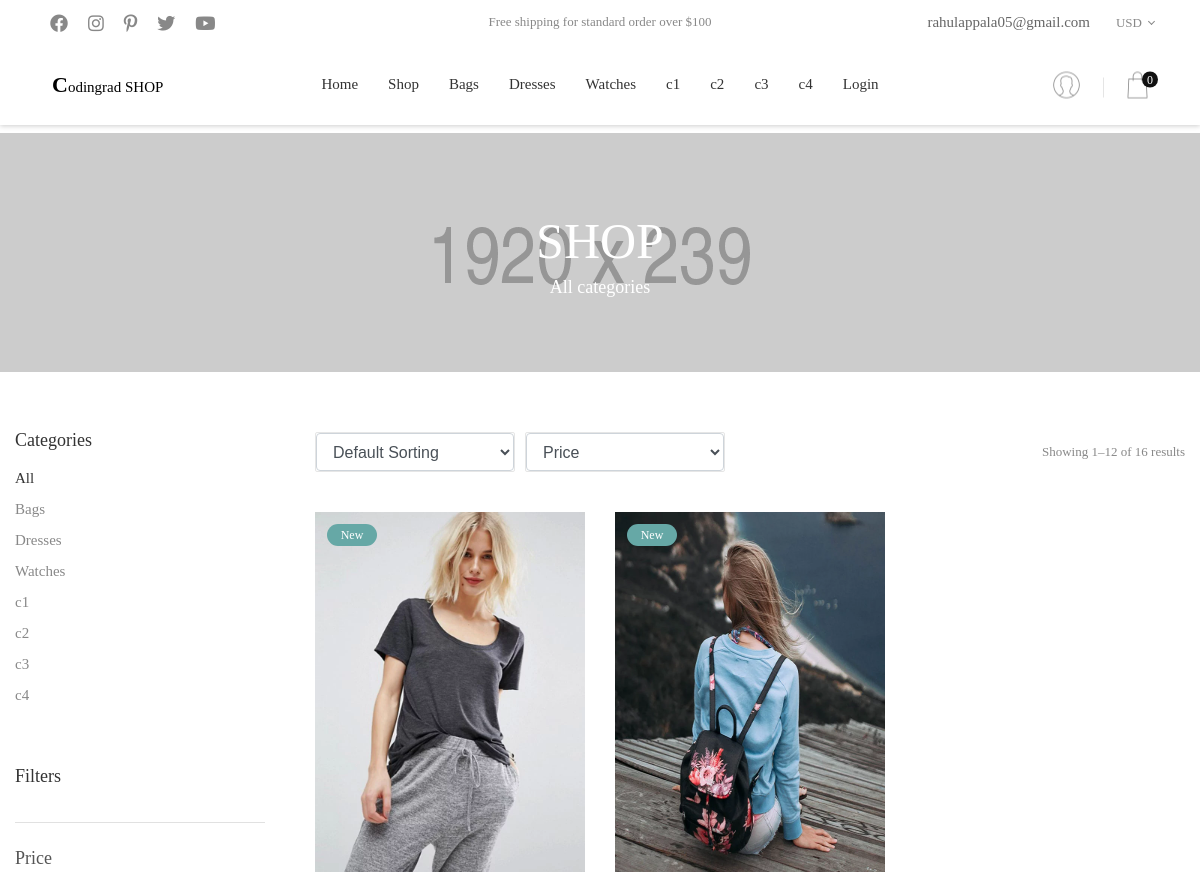
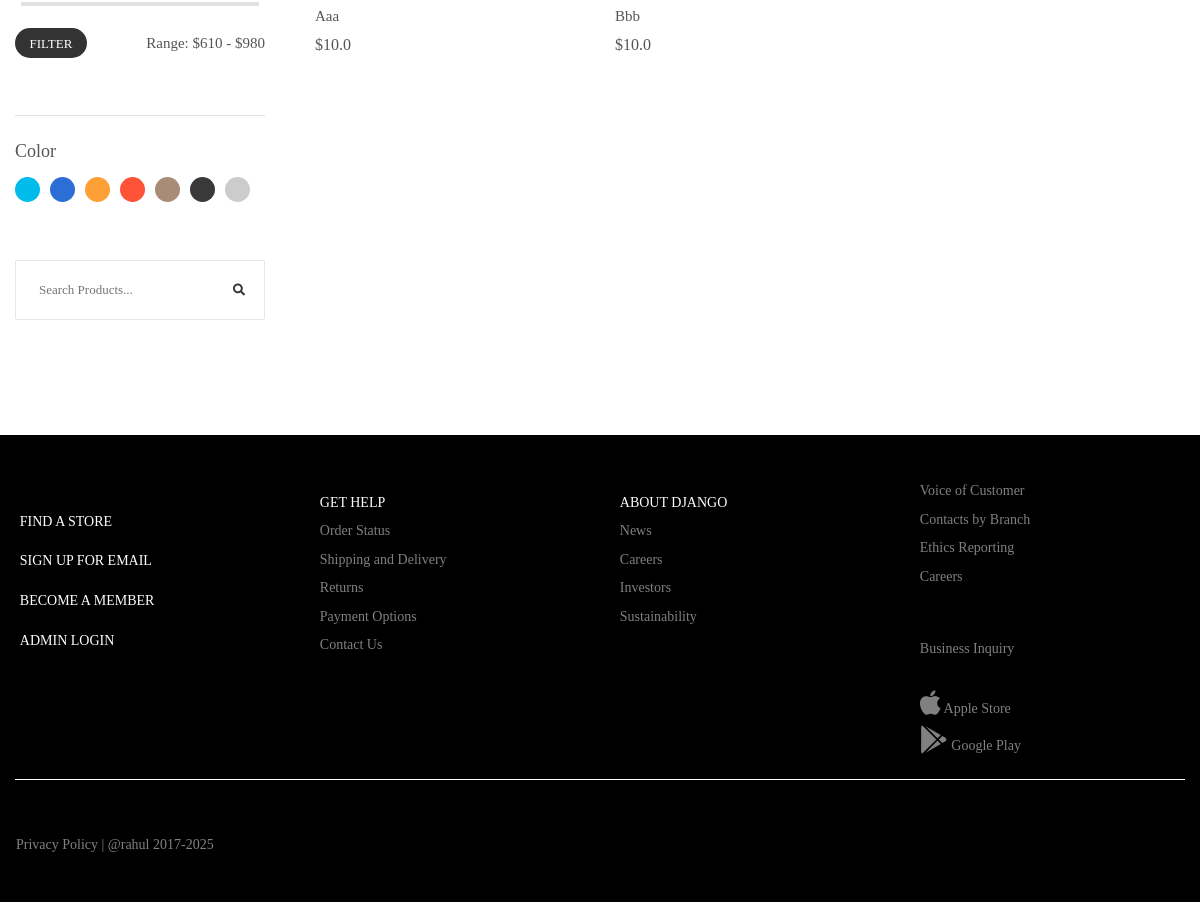
The app's page /shop/ with its own data (2 pictures, top to bottom).
### core/models.py (models this page shows, shortened)
class Category(models.Model):
    title = models.CharField(max_length=100)
    slug = models.SlugField()
    description = models.TextField()
    image = models.ImageField()
    is_active = models.BooleanField(default=True)

class Item(models.Model):
    title = models.CharField(max_length=100)
    price = models.FloatField()
    discount_price = models.FloatField(blank=True, null=True)
    category = models.ForeignKey(Category, on_delete=models.CASCADE)
    label = models.CharField(choices=LABEL_CHOICES, max_length=1)
    slug = models.SlugField()
    stock_no = models.CharField(max_length=10)
    description_short = models.CharField(max_length=50)
    description_long = models.TextField()
    image = models.ImageField()
    is_active = models.BooleanField(default=True)
    def get_absolute_url(self):
        return reverse("core:product", kwargs={
            'slug': self.slug
        })

### core/views.py (the view)
# urls.py: path('shop/', ShopView.as_view(), name='shop'),
class ShopView(ListView):
    model = Item
    paginate_by = 6
    template_name = "shop.html"

### core/templatetags/category_template_tags.py (called while the page is built)
@register.simple_tag
def categories():
    items = Category.objects.filter(is_active=True).order_by('title')
    items_li = ""
    for i in items:
        items_li += """<li><a href="/category/{}">{}</a></li>""".format(i.slug, i.title)
    return mark_safe(items_li)

@register.simple_tag
def categories_mobile():
    items = Category.objects.filter(is_active=True).order_by('title')
    items_li = ""
    for i in items:
        items_li += """<li class="item-menu-mobile"><a href="/category/{}">{}</a></li>""".format(i.slug, i.title)
    return mark_safe(items_li)

@register.simple_tag
def categories_li_a():
    items = Category.objects.filter(is_active=True).order_by('title')
    items_li_a = ""
    for i in items:
        items_li_a += """<li class="p-t-4"><a href="/category/{}" class="s-text13">{}</a></li>""".format(i.slug,
                                                                                                         i.title)
    return mark_safe(items_li_a)

### templates/shop.html (shortened to what this page needs)
{% extends 'base.html' %}
{% load static %}
{% load category_template_tags %}
{% block content %}
	<section class="bg-title-page p-t-50 p-b-40 flex-col-c-m" style="background-image: url(/static/images/heading-pages-02.jpg)	;">
		<h2 class="l-text2 t-center">
			Shop
		</h2>
		<p class="m-text13 t-center">
			All categories
		</p>
	</section>
	<section class="bgwhite p-t-55 p-b-65">
		<div class="container">
			<div class="row">
				<div class="col-sm-6 col-md-4 col-lg-3 p-b-50">
					<div class="leftbar p-r-20 p-r-0-sm">
						<h4 class="m-text14 p-b-7">
							Categories
						</h4>
						<ul class="p-b-54">
							<li class="p-t-4">
								<a href="/shop" class="s-text13 active1">
									All
								</a>
							</li>
							{% categories_li_a %}
						</ul>
						<h4 class="m-text14 p-b-32">
							Filters
						</h4>
						<div class="filter-price p-t-22 p-b-50 bo3">
							<div class="m-text15 p-b-17">
								Price
							</div>
							<div class="wra-filter-bar">
								<div id="filter-bar"></div>
							</div>
							<div class="flex-sb-m flex-w p-t-16">
								<div class="w-size11">
									<button class="flex-c-m size4 bg7 bo-rad-15 hov1 s-text14 trans-0-4">
										Filter
									</button>
								</div>
								<div class="s-text3 p-t-10 p-b-10">
									Range: $<span id="value-lower">610</span> - $<span id="value-upper">980</span>
								</div>
							</div>
						</div>
						<div class="filter-color p-t-22 p-b-50 bo3">
							<div class="m-text15 p-b-12">
								Color
							</div>
							<ul class="flex-w">
								<li class="m-r-10">
									<label class="color-filter color-filter1" for="color-filter1"></label>
								</li>
								<li class="m-r-10">
									<label class="color-filter color-filter2" for="color-filter2"></label>
								</li>
								<li class="m-r-10">
									<label class="color-filter color-filter3" for="color-filter3"></label>
								</li>
								<li class="m-r-10">
									<label class="color-filter color-filter4" for="color-filter4"></label>
								</li>
								<li class="m-r-10">
									<label class="color-filter color-filter5" for="color-filter5"></label>
								</li>
								<li class="m-r-10">
									<label class="color-filter color-filter6" for="color-filter6"></label>
								</li>
								<li class="m-r-10">
									<label class="color-filter color-filter7" for="color-filter7"></label>
								</li>
							</ul>
						</div>
						<div class="search-product pos-relative bo4 of-hidden">
							<input class="s-text7 size6 p-l-23 p-r-50" type="text" name="search-product" placeholder="Search Products...">
							<button class="flex-c-m size5 ab-r-m color2 color0-hov trans-0-4">
								<i class="fs-12 fa fa-search" aria-hidden="true"></i>
							</button>
						</div>
					</div>
				</div>
				<div class="col-sm-6 col-md-8 col-lg-9 p-b-50">
					<div class="flex-sb-m flex-w p-b-35">
						<div class="flex-w">
							<div class="rs2-select2 bo4 of-hidden w-size12 m-t-5 m-b-5 m-r-10" >
								<select class="selection-2" name="sorting">
									<option>Default Sorting</option>
								</select>
							</div>
							<div class="rs2-select2 bo4 of-hidden w-size12 m-t-5 m-b-5 m-r-10">
								<select class="selection-2" name="sorting">
									<option>Price</option>
								</select>
							</div>
						</div>
						<span class="s-text8 p-t-5 p-b-5">
							Showing 1–12 of 16 results
						</span>
					</div>
					<div class="row">
						{% for item in object_list %}
						<div class="col-sm-12 col-md-6 col-lg-4 p-b-50">
							<div class="block2">
								<div class="block2-img wrap-pic-w of-hidden pos-relative block2-labelnew">
									<img src="{{ item.image.url }}" alt="IMG-PRODUCT"
								style="height: 360px;">
								</div>
								<div class="block2-txt p-t-20">
									<a href="{{item.get_absolute_url}}" class="block2-name dis-block s-text3 p-b-5">
										{{item.title}}
									</a>
									<span class="block2-price m-text6 p-r-5">
										${{item.price}}
									</span>
								</div>
							</div>
						</div>
						{% endfor %}
				</div>
				<br>
			</div>
		</div>
	</section>
		{% endblock content %}

### templates/nav.html (shortened to what this page needs)
{% load static %}
{% load cart_template_tags %}
{% load category_template_tags %}
<header class="header1">
		<div class="container-menu-header">
			<div class="topbar">
				<div class="topbar-social">
					<a href="#" class="topbar-social-item fab fa-facebook"></a>
					<a href="#" class="topbar-social-item fab fa-instagram"></a>
					<a href="#" class="topbar-social-item fab fa-pinterest-p"></a>
					<a href="#" class="topbar-social-item fab fa-twitter"></a>
					<a href="#" class="topbar-social-item fab fa-youtube"></a>
				</div>
				<span class="topbar-child1">
					Free shipping for standard order over $100
				</span>
				<div class="topbar-child2">
					<span class="topbar-email">
						<a href="https://github.com/Sairahul18">
						rahulappala05@gmail.com
					    </a>
					</span>
					<div class="topbar-language rs1-select2">
					</div>
				</div>
			</div>
			<div class="wrap_header">
				<a href="/" class="logo">
					<p style="color: black; "><b style="font-size: 22px;">C</b>odingrad SHOP</p>
				</a>
				<div class="wrap_menu">
					<nav class="menu">
						<ul class="main_menu">
							<li>
								<a href="/">Home</a>
							</li>
							<li>
								<a href="/shop/">Shop</a>
							</li>
							{% categories %}
							{% if request.user.is_authenticated %}
							<li>
								<a href="{% url 'core:order-summary' %}">Cart<span class="badge badge-dark">{{ request.user|cart_item_count }}</span></a>
							</li>
							<li>
								<a href="{% url 'account_logout' %}">Logout</a>
							</li>
							{% else %}
							<li>
								<a href="#">Login</a>
							</li>
							{% endif %}
						</ul>
					</nav>
				</div>
				<div class="header-icons">
					<a href="#" class="header-wrapicon1 dis-block">
						<img src="{% static 'images/icons/icon-header-01.png' %}" class="header-icon1" alt="ICON">
					</a>
					<div class="header-wrapicon2">
						<img src="{% static 'images/icons/icon-header-02.png' %}" class="header-icon1 js-show-header-dropdown" alt="ICON">
						<span class="header-icons-noti">0</span>
					</div>
				</div>
			</div>
		</div>
	</header>

### templates/nav.html (style rules this page uses)
.topbar { background-color: white; color: black !important; }

### templates/shop.html (style rules this page uses)
.selection-2 { display: block; width: 100%; height: calc(1.5em + .75rem + 2px); padding: .375rem .75rem; font-size: 1rem; font-weight: 400; line-height: 1.5; color: #495057; background-color: #fff; background-clip: padding-box; border: 1px solid #ced4da !important; border-radius: .25rem; transition: border-color .15s ease-in-out,box-shadow .15s ease-in-out; }

### records on screen
Category: slug+title "Bags Dresses Watches c1 c2 c3 c4"
Item: image (picture), title "Aaa", price "10.0"
Item: image (picture), title "Bbb", price "10.0"
